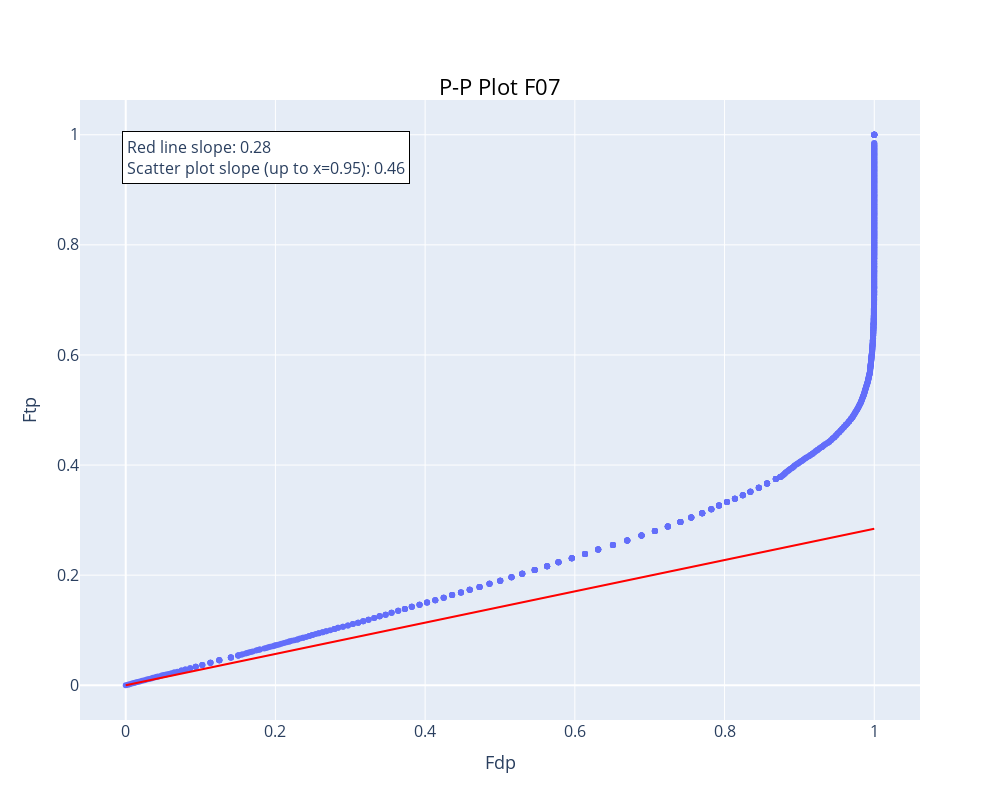

Write notebook code for a chart like this one.
### Code cell
pp_plot(psm_df_F)

### Figure 1 — Plotly figure (JSON) as saved in the notebook; plotly's stock layout.template omitted (floating-point values rounded to 4 significant figures; data arrays with more than 128 entries replaced by an {"elided": "..."} marker saying what was removed)
{"data": [{"mode": "markers", "type": "scatter", "x": {"elided": "1000 float values"}, "y": {"elided": "1000 float values"}}, {"line": {"color": "red"}, "mode": "lines", "name": "pi0", "showlegend": true, "type": "scatter", "x": [0, 1], "y": [0, 0.2841]}], "layout": {"annotations": [{"align": "left", "bgcolor": "white", "bordercolor": "black", "borderpad": 4, "borderwidth": 1, "font": {"size": 16}, "showarrow": false, "text": "Red line slope: 0.28<br>Scatter plot slope (up to x=0.95): 0.46", "x": 0.05, "xref": "paper", "y": 0.95, "yref": "paper"}], "autosize": false, "height": 800, "showlegend": false, "title": {"font": {"color": "black", "size": 22}, "text": "P-P Plot F07", "x": 0.5, "xanchor": "center", "y": 0.9, "yanchor": "top"}, "width": 1000, "xaxis": {"tickfont": {"size": 16}, "title": {"font": {"size": 18}, "text": "Fdp"}}, "yaxis": {"tickfont": {"size": 16}, "title": {"font": {"size": 18}, "text": "Ftp"}}}}
